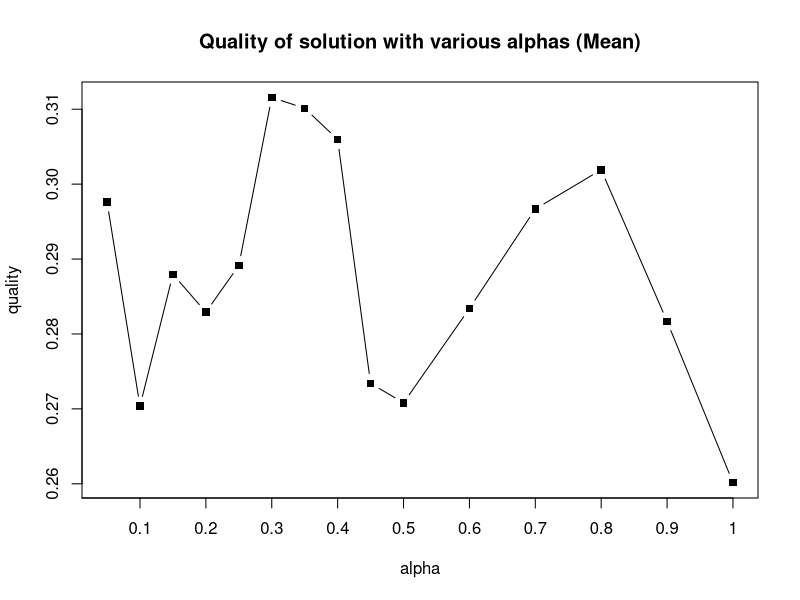
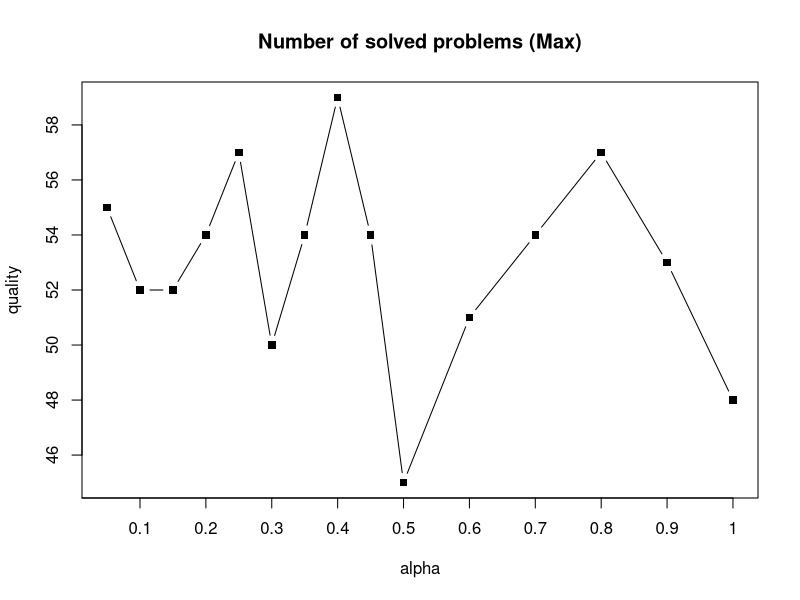
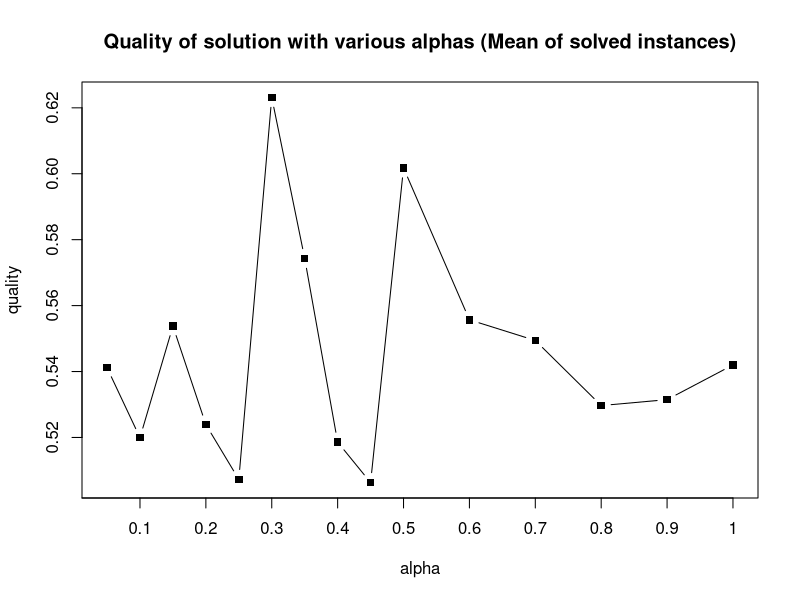
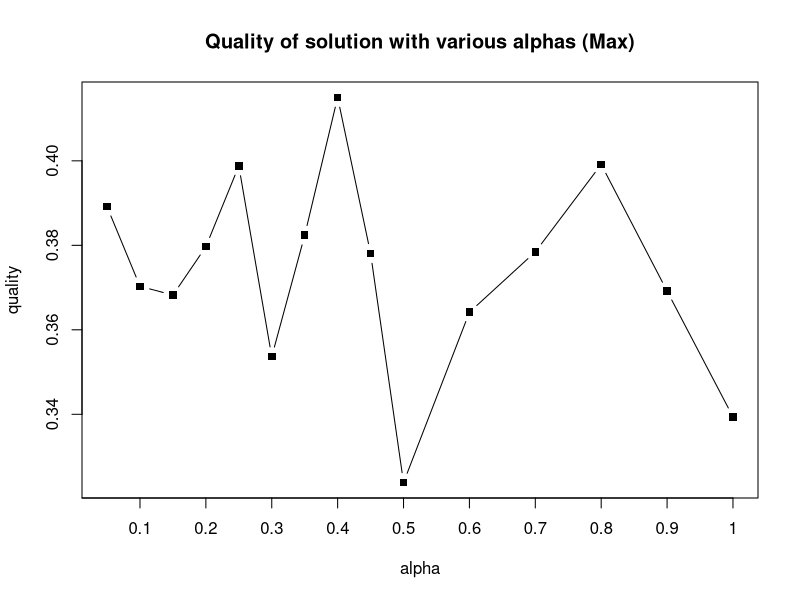
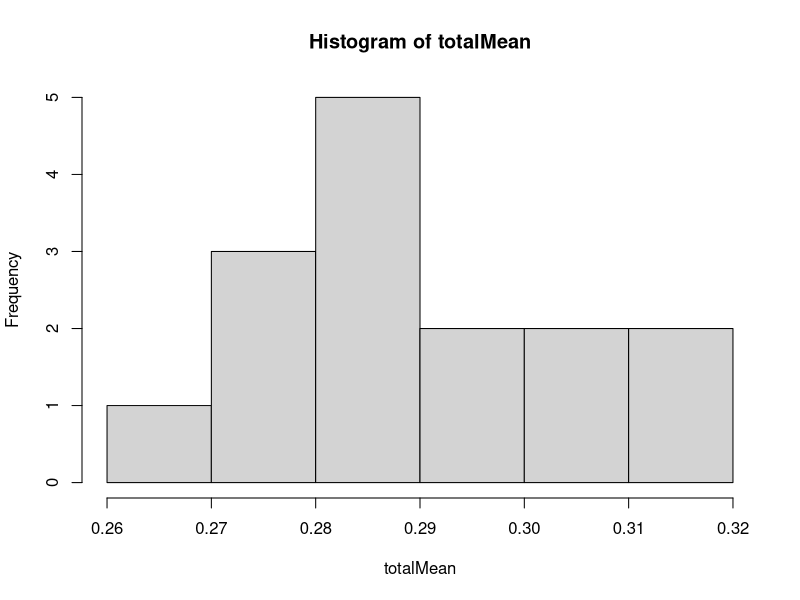

Here is the R script that generated these plots, in order:
data<-read.csv("alphaTesting.csv")
data <- data[,-1]
dataNew <- data

alphas = array(dim=c(15,100))
graspObjMax = array(dim=c(15,100))

for (i in 1:6) {
  start = (i - 1)*3 + 1
  end = start + 2
  alphas[i,] <- rowSums(data[,start:end])
  alphas[i,] <- alphas[i,]/3
  for (j in 1:100) {
    graspObjMax[i,j] = max(data[j,start], data[j,start + 1], data[j,start + 2])  
  }
  
}

for (i in 7:9) {
  start = (i + 1)*3 + 1
  end = start + 2
  alphas[i,] <- rowSums(data[,start:end])
  alphas[i,] <- alphas[i,]/3
  for (j in 1:100) {
    graspObjMax[i,j] = max(data[j,start], data[j,start + 1], data[j,start + 2])  
  }
}

alphas[10,] <- rowSums(data[,19:21])
alphas[10,] <- alphas[10,]/3
for (j in 1:100) {
  graspObjMax[10,j] = max(data[j,19], data[j,20], data[j,21])  
}

for (i in 11:14) {
  start = i*3 + 1
  end = start + 2
  alphas[i,] <- rowSums(data[,start:end])
  alphas[i,] <- alphas[i,]/3
  for (j in 1:100) {
    graspObjMax[i,j] = max(data[j,start], data[j,start + 1], data[j,start + 2])  
  }
}

alphas[15,] <- rowSums(data[,22:24])
alphas[15,] <- alphas[15,]/3
for (j in 1:100) {
  graspObjMax[15,j] = max(data[j,22], data[j,23], data[j,24])  
}

numSolved <- array(dim=c(15))
totalMean <- array(dim=c(15))
meanSolved <- array(dim=c(15))
meanMax <- array(dim=c(15))
for (i in 1:15) {
  no0 <- alphas[i,][!alphas[i,] %in%  c(0.0)]
  numSolved[i] <- length(no0)
  totalMean[i] <- mean(alphas[i,])
  meanSolved[i] <- mean(no0)
  meanMax[i] <- mean(graspObjMax[i,])
}
 


alphaVals <- c(0.05,0.1,0.15,0.2,0.25,0.3,0.35,0.4,0.45,0.5,0.6,0.7,0.8,0.9,1.0)
plot(alphaVals, totalMean, type = "b", pch = 15, main="Quality of solution with various alphas (Mean)", xlab = "alpha", ylab = "quality",xaxt="n")
axis(1, at = seq(0, 1.0, by = 0.1), labels = c(0,0.1,0.2,0.3,0.4,0.5,0.6,0.7,0.8,0.9,1.0))

plot(alphaVals, numSolved, type = "b",pch = 15, main="Number of solved problems (Max)", xlab = "alpha", ylab = "quality",xaxt="n")
axis(1, at = seq(0, 1.0, by = 0.1), labels = c(0,0.1,0.2,0.3,0.4,0.5,0.6,0.7,0.8,0.9,1.0))

plot(alphaVals, meanSolved, type = "b",pch = 15, main="Quality of solution with various alphas (Mean of solved instances)", xlab = "alpha", ylab = "quality",xaxt="n")
axis(1, at = seq(0, 1.0, by = 0.1), labels = c(0,0.1,0.2,0.3,0.4,0.5,0.6,0.7,0.8,0.9,1.0))

plot(alphaVals, meanMax, type="b", pch = 15, main="Quality of solution with various alphas (Max)", xlab = "alpha", ylab = "quality",xaxt="n")
axis(1, at = seq(0, 1.0, by = 0.1), labels = c(0,0.1,0.2,0.3,0.4,0.5,0.6,0.7,0.8,0.9,1.0))

meanMax
totalMean
meanSolved
numSolved
hist(totalMean)
totalMean
max(totalMean)
